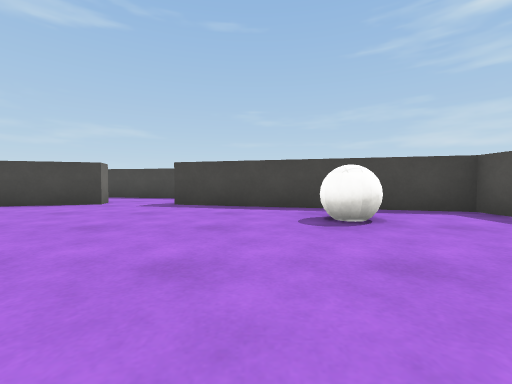
view 1 (above)

16 first-person views from a walk through a Unity game level. The camera is 0.46 m above the floor, tilts 2° down and sees 90° across. The floor is counted in squares, 1 m on a side. Each view is taken from the middle of a square. On the plan, view 1 faces up. The plan holds only what a view shows up to about 9 squares ahead; the rest is blank. Surface patterns are stand-ins for the level's own textures.

view 2
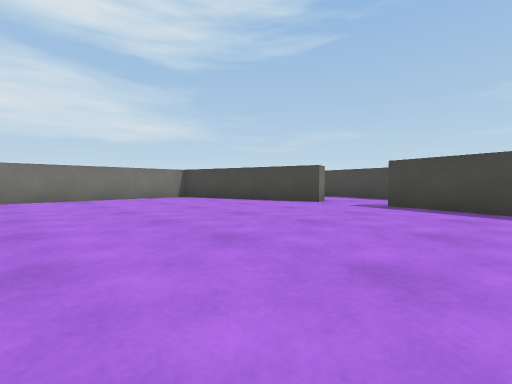

view 3
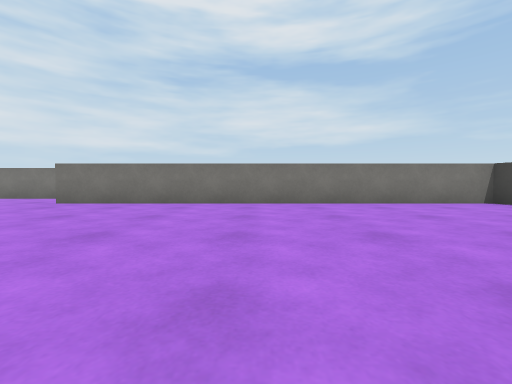

view 4
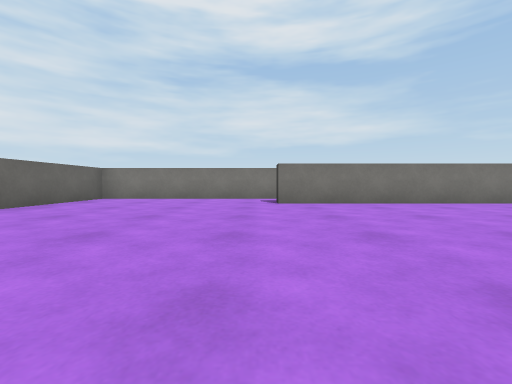

view 5
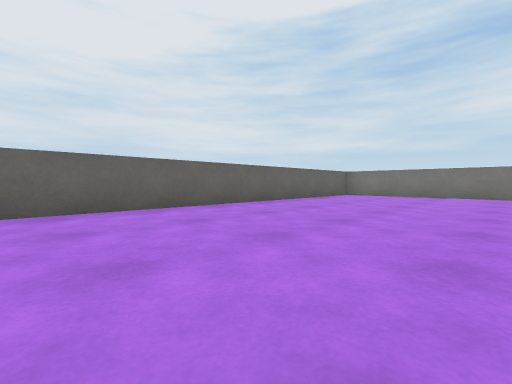

view 6
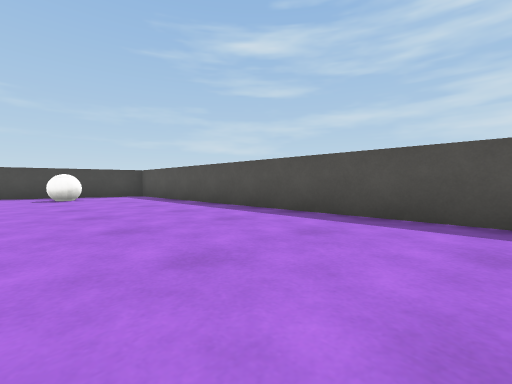

view 7
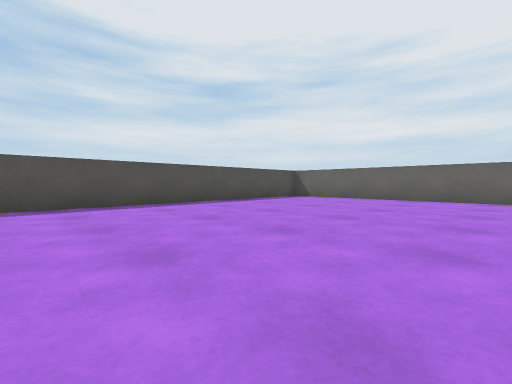

view 8
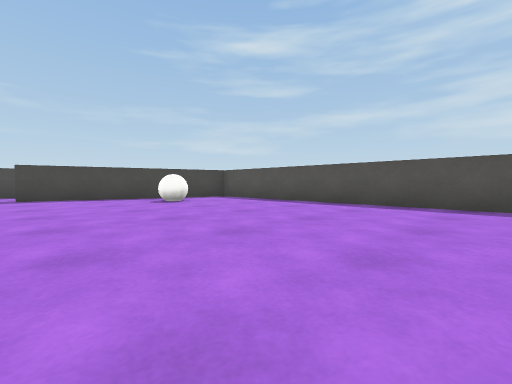

view 9
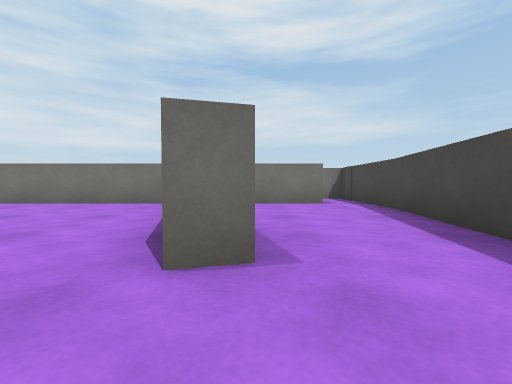

view 10
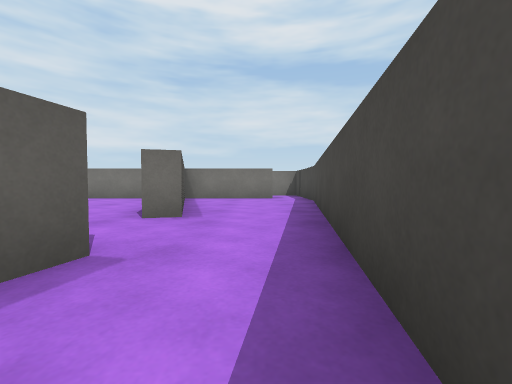

view 11
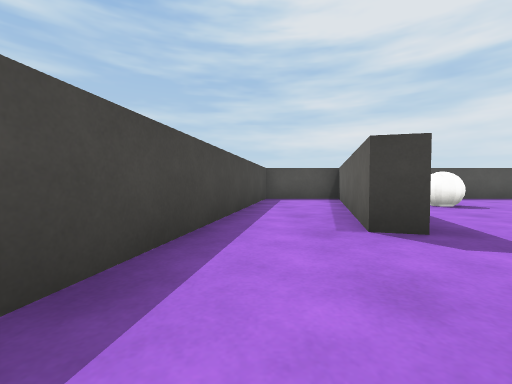

view 12
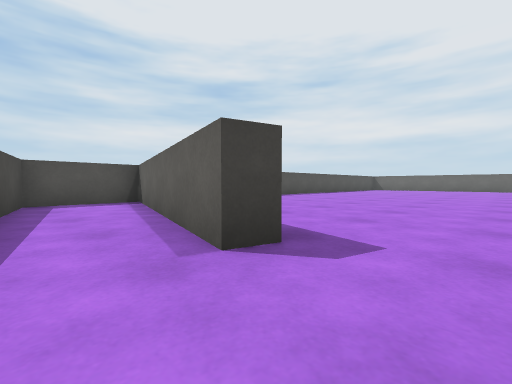

view 13
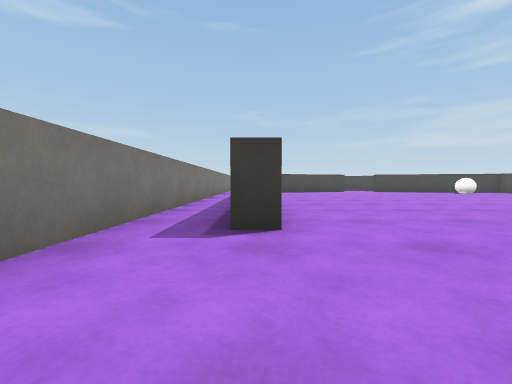

view 14
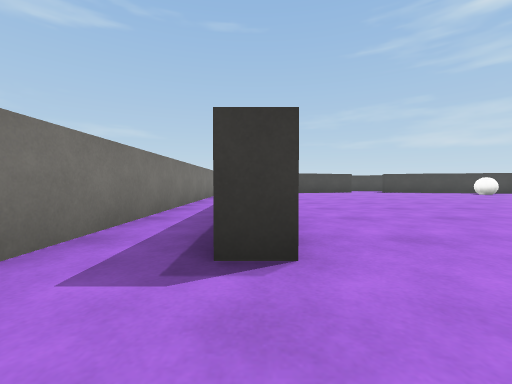

view 15
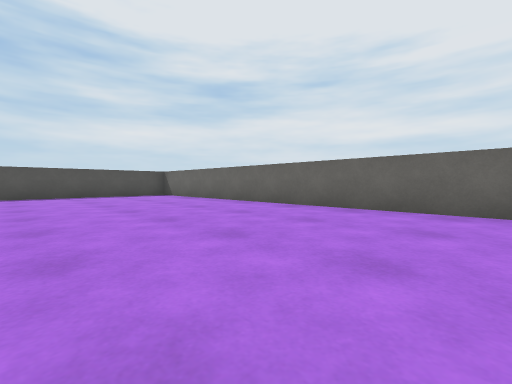

view 16
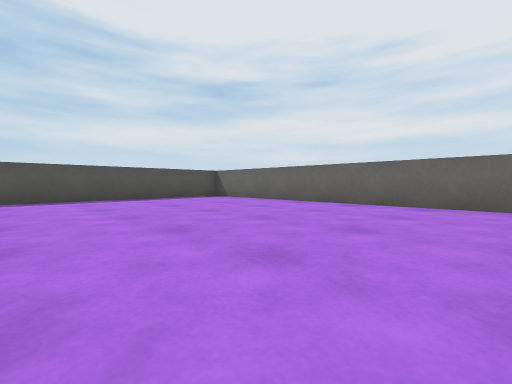

### Floor plan
Points are (right, up) in squares from view 1. A wall is a line through its corners. A room is listed if a view was taken in it or the views show most of it. See-through windows are left out.
Room 1 (views 1, 2, 3, 4, 5, 6, 7, 8, 9, 10, 12, 13, 14, 15, 16)
walls: (-9.5, 2) (-9.5, -10.5) (3.2, -10.5); (-3.5, 6) (-3.3, 5.5) (-7.7, 4.3) (-7.7, -5.5) (-8.2, -5.5); (3.5, -10.2) (3.5, 4.1) (-1.7, 5.5) (-1.6, 5.9) (3.5, 4.6) (3.5, 6.7) (-3.3, 7.9); (-8.5, 8.5) (-9.5, 8.5) (-9.5, 7.9)
ways out: opening at (-8, 8) to room 2; opening at (-4.5, 7) to room 2
objects: white ball (1, 3)
Room 2 (view 11)
walls: (-6.6, 8.5) (-8.5, 8.5); (-7.7, 7.5) (-7.7, 4.8); (-6.6, 5.2) (-3.5, 6); (-3.3, 7.9) (-6.7, 8.5)
ways out: opening at (-8, 8) to room 1; opening at (-4.5, 7) to room 1

Where each view was taken, in squares from view 1:
view 1: 0 up, 0 right, facing up
view 2: 0 up, 0 right, facing up-left
view 3: 1 down, 2 left, facing left
view 4: 6 down, 2 left, facing left
view 5: 6 down, 0 right, facing down-left
view 6: 5 down, 0 right, facing up-right
view 7: 3 down, 2 left, facing down-right
view 8: 3 down, 2 left, facing up-right
view 9: 6 up, 2 left, facing left
view 10: 7 up, 0 right, facing left
view 11: 7 up, 4 left, facing right
view 12: 7 up, 3 left, facing down-right
view 13: 8 down, 8 left, facing up
view 14: 7 down, 8 left, facing up
view 15: 6 down, 6 left, facing down-right
view 16: 5 down, 4 left, facing down-right
